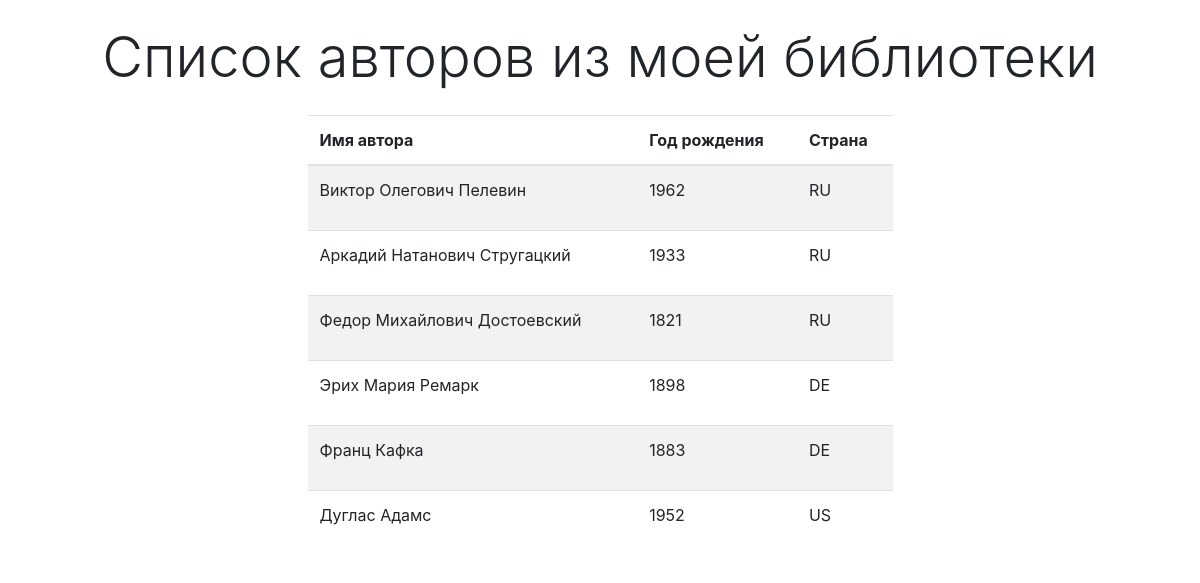
Page /author/ on the committed database.
### p_library/models.py (models this page shows, shortened)
class Author(models.Model):
    full_name = models.TextField(max_length=100, unique=True, verbose_name='Имя')
    birth_year = models.SmallIntegerField(verbose_name='Год рождения автора')
    country = models.CharField(max_length=2, verbose_name='Страна автора')

### p_library/views.py (the view)
# urls.py: path('author/', views.author_list, name='author'),
def author_list(request):
    template = loader.get_template('author_list.html')
    author = Author.objects.all()
    biblio_data = {
        "objects_list": author,
    }
    return HttpResponse(template.render(biblio_data, request))

### p_library/templates/author_list.html (shortened to what this page needs)
<!DOCTYPE html>
<html>
<head>
</head>
<link rel="stylesheet" type="text/css"  href="https://stackpath.bootstrapcdn.com/bootstrap/4.4.0/css/bootstrap.min.css">
<body>
    <h3 class="display-4 text-center my-4">Список авторов из моей библиотеки</h3>
    <div class="row">
        <div class="col-md-6 mx-auto">
            <table class="table table-striped">
                <thead>
                    <tr>
                        <th> Имя автора </th>
                        <th> Год рождения </th>
                        <th> Страна </th>
                    </tr>
                </thead>
                <tbody>
                    {% for item in objects_list %}
                        <tr>
                            <td>
                                <p>{{ item.full_name }}</p>
                            </td>
                            <td>
                                <p>{{ item.birth_year }}</p>
                            </td>
                            <td>
                                <p>{{ item.country }}</p>
                            </td>
                        </tr>
                    {% endfor %}
                </tbody>
            </table>
        </div>
    </div>
</body>

### rows in the picture
Author: full_name "Виктор Олегович Пелевин", birth_year "1962", country "RU"
Author: full_name "Аркадий Натанович Стругацкий", birth_year "1933", country "RU"
Author: full_name "Федор Михайлович Достоевский", birth_year "1821", country "RU"
Author: full_name "Эрих Мария Ремарк", birth_year "1898", country "DE"
Author: full_name "Франц Кафка", birth_year "1883", country "DE"
Author: full_name "Дуглас Адамс", birth_year "1952", country "US"
